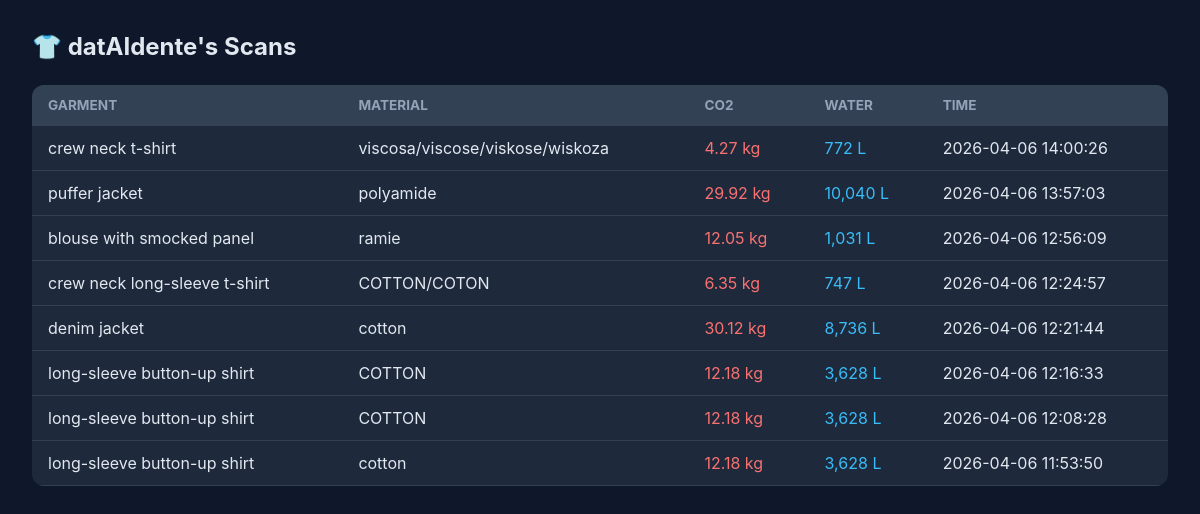
/user/7651869355, run on the app's committed database.
### tables this page shows
CREATE TABLE users (
            user_id INTEGER PRIMARY KEY,
            username TEXT,
            first_name TEXT,
            first_seen TEXT NOT NULL,
            last_seen TEXT NOT NULL,
            search_count INTEGER NOT NULL DEFAULT 0
        );

CREATE TABLE scans (
            id INTEGER PRIMARY KEY AUTOINCREMENT,
            user_id INTEGER NOT NULL,
            garment_type TEXT,
            garment_category TEXT,
            primary_material TEXT,
            co2_kg REAL,
            water_liters INTEGER,
            timestamp TEXT NOT NULL,
            FOREIGN KEY (user_id) REFERENCES users(user_id)
        );

### bot/dashboard.py (the view)
    @app.route("/user/<int:user_id>")
    def user_dashboard(user_id):
        user = db.get_user(user_id)
        if not user:
            return "User not found", 404
        return render_template(
            "user_dashboard.html",
            user=user,
            scans=db.get_user_scans(user_id),
        )

### bot/dashboard.py (called while the page is built)
def create_app():
    app = Flask(__name__, template_folder="../templates")
    @app.route("/")
    def index():
        return render_template(
            "dashboard.html",
            stats=db.get_stats(),
            top_materials=db.get_top_materials(),
            recent=db.get_recent_scans(),
            users=db.get_users(),
        )
    @app.route("/api/stats")
    def api_stats():
        return jsonify(db.get_stats())
    @app.route("/user/<int:user_id>")
    def user_dashboard(user_id):
        user = db.get_user(user_id)
        if not user:
            return "User not found", 404
        return render_template(
            "user_dashboard.html",
            user=user,
            scans=db.get_user_scans(user_id),
        )
    return app

### bot/db.py (called while the page is built)
def _connect():
    conn = sqlite3.connect(str(DB_PATH), timeout=10)
    conn.row_factory = sqlite3.Row
    conn.execute("PRAGMA journal_mode=WAL")
    return conn

def get_user(user_id: int) -> dict | None:
    conn = _connect()
    row = conn.execute("SELECT * FROM users WHERE user_id = ?", (user_id,)).fetchone()
    conn.close()
    return dict(row) if row else None

def get_user_scans(user_id: int, limit: int = 100) -> list[dict]:
    conn = _connect()
    rows = conn.execute("""
        SELECT garment_type, garment_category, primary_material, co2_kg, water_liters, timestamp
        FROM scans WHERE user_id = ? ORDER BY timestamp DESC LIMIT ?
    """, (user_id, limit)).fetchall()
    conn.close()
    return [dict(r) for r in rows]

### templates/user_dashboard.html (shortened to what this page needs)
<!DOCTYPE html>
<html>
<head>
</head>
<body>
    <h1>👕 {{ user.first_name or user.username }}'s Scans</h1>
    <table>
        <tr><th>Garment</th><th>Material</th><th>CO2</th><th>Water</th><th>Time</th></tr>
        {% for s in scans %}
        <tr>
            <td>{{ s.garment_type }}</td>
            <td>{{ s.primary_material }}</td>
            <td class="co2">{% if s.co2_kg %}{{ s.co2_kg }} kg{% else %}-{% endif %}</td>
            <td class="water">{% if s.water_liters %}{{ "{:,}".format(s.water_liters) }} L{% else %}-{% endif %}</td>
            <td>{{ s.timestamp }}</td>
        </tr>
        {% endfor %}
    </table>
</body>
</html>

### templates/user_dashboard.html (style rules this page uses)
* { margin: 0; padding: 0; box-sizing: border-box; }
body { font-family: -apple-system, BlinkMacSystemFont, 'Segoe UI', sans-serif; background: #0f172a; color: #e2e8f0; padding: 2rem; }
h1 { font-size: 1.5rem; margin-bottom: 1.5rem; }
table { width: 100%; border-collapse: collapse; background: #1e293b; border-radius: 12px; overflow: hidden; }
th, td { padding: 0.75rem 1rem; text-align: left; border-bottom: 1px solid #334155; }
th { background: #334155; color: #94a3b8; font-size: 0.85rem; text-transform: uppercase; }
.co2 { color: #f87171; }
.water { color: #38bdf8; }

### data on the page
users: first_name "datAIdente"
scans: garment_type "crew neck t-shirt", primary_material "viscosa/viscose/viskose/wiskoza", co2_kg "4.27", water_liters "772", timestamp "2026-04-06 14:00:26"
scans: garment_type "puffer jacket", primary_material "polyamide", co2_kg "29.92", water_liters "10,040", timestamp "2026-04-06 13:57:03"
scans: garment_type "blouse with smocked panel", primary_material "ramie", co2_kg "12.05", water_liters "1,031", timestamp "2026-04-06 12:56:09"
scans: garment_type "crew neck long-sleeve t-shirt", primary_material "COTTON/COTON", co2_kg "6.35", water_liters "747", timestamp "2026-04-06 12:24:57"
scans: garment_type "denim jacket", primary_material "cotton", co2_kg "30.12", water_liters "8,736", timestamp "2026-04-06 12:21:44"
scans: garment_type "long-sleeve button-up shirt", primary_material "COTTON", co2_kg "12.18", water_liters "3,628", timestamp "2026-04-06 12:16:33"
scans: garment_type "long-sleeve button-up shirt", primary_material "COTTON", co2_kg "12.18", water_liters "3,628", timestamp "2026-04-06 12:08:28"
scans: garment_type "long-sleeve button-up shirt", primary_material "cotton", co2_kg "12.18", water_liters "3,628", timestamp "2026-04-06 11:53:50"
